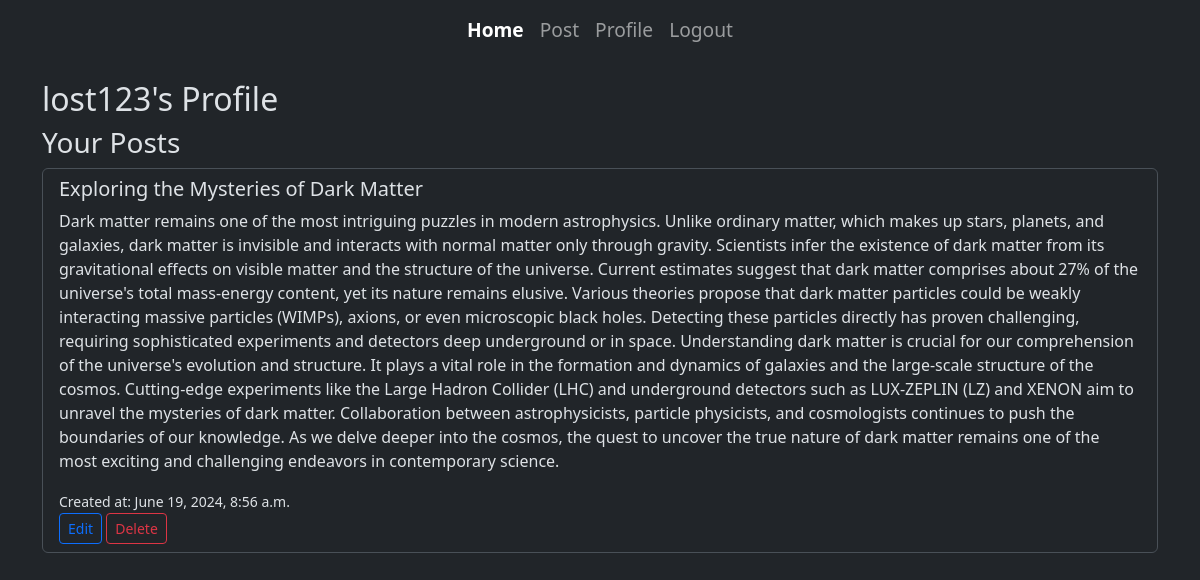
Screenshot of /profile/ (signed in) with the database file from the repository.
### mainapp/models.py (models this page shows, shortened)
class Post(models.Model):
    title = models.CharField(max_length=200)
    content = models.TextField()
    author = models.ForeignKey(User, on_delete=models.CASCADE)
    created_at = models.DateTimeField(auto_now_add=True)
    updated_at = models.DateTimeField(auto_now=True)
    slug = models.SlugField(max_length=200, unique=True, blank=True)
    published = models.BooleanField(default=False)
    category = models.ForeignKey(Category, on_delete=models.SET_NULL, null=True, blank=True)

### mainapp/views.py (the view)
# urls.py: path('profile/', views.profilepage, name='profile'),
@login_required(login_url='login')
def profilepage(request):
    user_posts = Post.objects.filter(author=request.user)
    return render(request, 'mainapp/profile.html', {'posts': user_posts})

### mainapp/templates/mainapp/profile.html (shortened to what this page needs)
<!DOCTYPE html>
<html lang="en" data-bs-theme="dark">
<head>
    <link
    href="https://cdn.jsdelivr.net/npm/bootstrap@5.3.3/dist/css/bootstrap.min.css"
    rel="stylesheet"
  />
</head>
<body>
    {% include 'includes/nav.html' %}
    <div class="container" id="main-container">
      <h2>{{ request.user.username }}'s Profile</h2>
      <h3>Your Posts</h3>
      {% if posts %}
          <div class="list-group">
              {% for post in posts %}
                  <div class="list-group-item">
                      <h5>{{ post.title }}</h5>
                      <p>{{ post.content }}</p>
                      <small>Created at: {{ post.created_at }}</small>
                      <br>
                      {% if request.user == post.author %}
                          <a href="{% url 'update_post' post.pk %}" class="btn btn-sm btn-outline-primary">Edit</a>
                          <a href="{% url 'delete_post' post.pk %}" class="btn btn-sm btn-outline-danger">Delete</a>
                      {% endif %}
                  </div>
              {% endfor %}
          </div>
      {% else %}
          <p>You have not posted anything yet.</p>
      {% endif %}
  </div>
</body>
</html>

### mainapp/templates/mainapp/profile.html (style rules this page uses)
#main-container { margin-top: 80px; }

### rows the page displays
Post: title "Exploring the Mysteries of Dark Matter", content "Dark matter remains one of the most intriguing puzzles in modern astrophysics. Unlike ordinary matter, which makes up stars, planets, and galaxies, dark matter is invisible and interacts with normal matter only through gravity. Scientists infer the existence of dark matter from its gravitational effects on visible matter and the structure of the universe. Current estimates suggest that dark matter comprises about 27% of the universe's total mass-energy content, yet its nature remains elusive. Various theories propose that dark matter particles could be weakly interacting massive particles (WIMPs), axions, or even microscopic black holes. Detecting these particles directly has proven…", created_at "June 19, 2024, 8:56 a.m.", shows "Edit"

### other values shown
{{ request.user.username }} "lost123"
